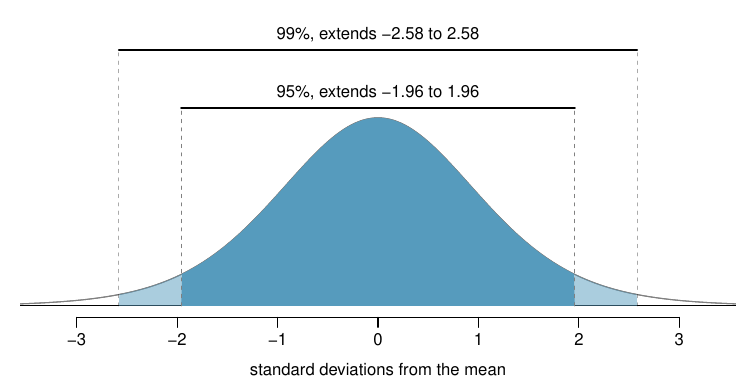

Write the R code that produced this figure.
library(openintro)
data(COL)

pdf('choosingZForCI.pdf', 1.2*6.3, 1.2*3.2)
par(mar=c(3.3,1,.5,1), mgp=c(2.1,0.6,0))
X <- rev(seq(-4, 4, 0.025))
Y <- dt(X, 10) # makes better visual
plot(X, Y, type='l', xlab='standard deviations from the mean', ylab='', axes=FALSE, xlim=3.3*c(-1,1), ylim=c(0, 0.59), col=COL[6])
axis(1, at=-3:3) #at=c(-4, -2, 0, 2, 4))
abline(h=0) #, col='#00000088')
yMax <- 0.41
X <- seq(-4, 4, 0.025)
Y <- dt(X, 10) # makes better visual
lines(X, Y, col=COL[6])

these <- (X < 2.58 & X > -2.58)
x <- c(-2.58, X[these], 2.58)
y <- c(0, dt(X[these], 10), 0)
polygon(x, y, col=COL[1,3], border='#00000000')
these <- (X < 1.96 & X > -1.96)
x <- c(-1.96, X[these], 1.96)
y <- c(0, dt(X[these], 10), 0)
polygon(x, y, col=COL[1], border='#00000000')

#x <- 1.96*c(-1,1,1,-1)
#y <- c(1,1,1.38,1.38)*yMax/3 
#polygon(x, y, border='#FFFFFF55', col='#FFFFFF77', lwd=7)
lines(1.96*c(-1,1), rep(yMax,2), lwd=2)
lines(rep(-1.96,2), c(0,yMax), lty=2, col=COL[6])
lines(rep( 1.96,2), c(0,yMax), lty=2, col=COL[6])
text(0, yMax, '95%, extends -1.96 to 1.96', pos=3)

yMax <- 0.53
#x <- 2.58*c(-1,1,1,-1)
#y <- c(1,1,1.19,1.19)*2*yMax/3 
#polygon(x, y, border='#FFFFFF55', col='#FFFFFF77', lwd=7)
lines(2.58*c(-1,1), rep(yMax,2), lwd=2)
lines(rep(-2.58,2), c(0,yMax), lty=2, col='#00000055')
lines(rep( 2.58,2), c(0,yMax), lty=2, col='#00000055')
text(0, yMax, '99%, extends -2.58 to 2.58', pos=3)

dev.off()